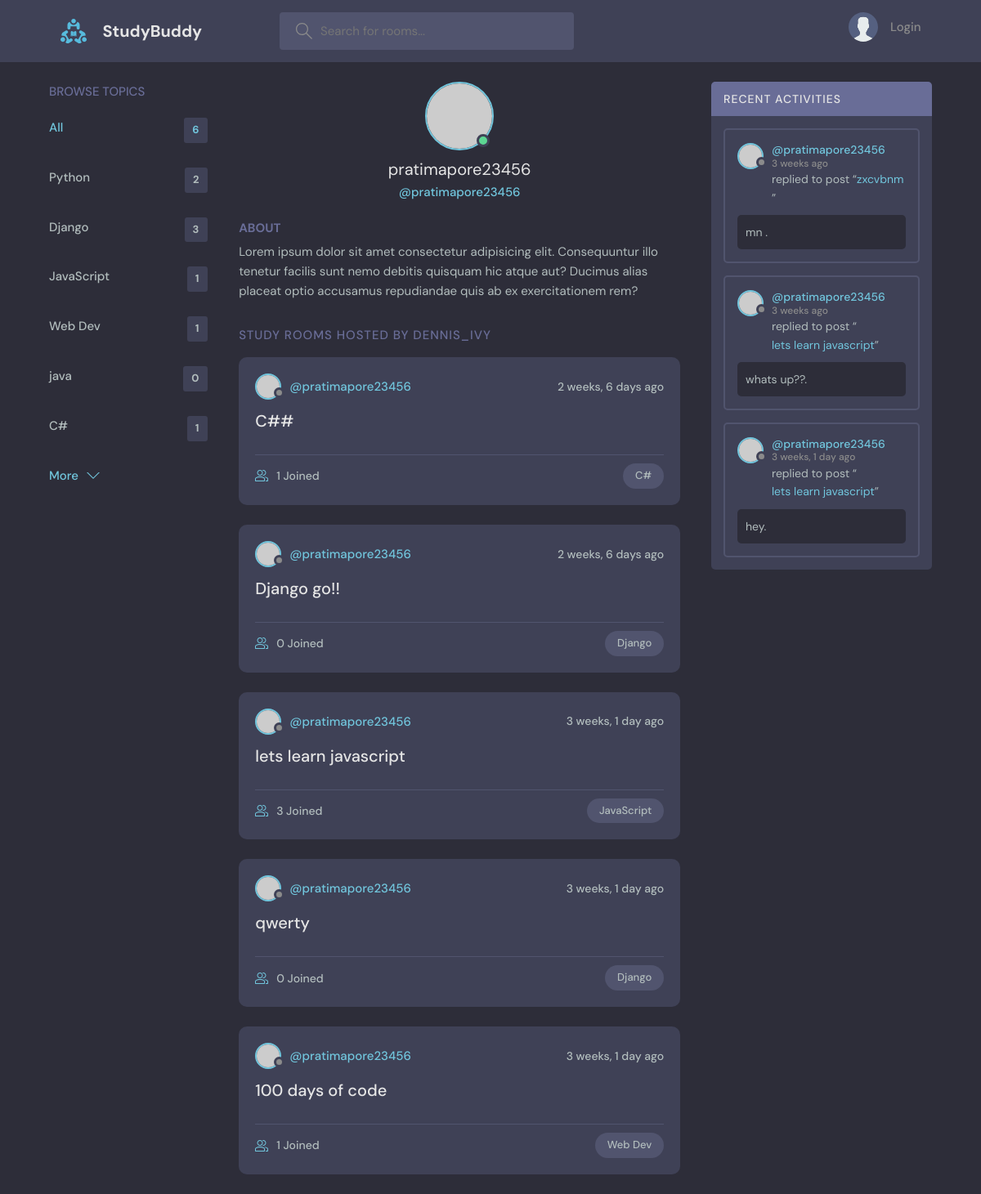
Page /profile/1/ on the committed database.
### base/models.py (models this page shows, shortened)
class Topic(models.Model):
    name = models.CharField(max_length=200)

class Room(models.Model):
    host = models.ForeignKey(User, on_delete=models.SET_NULL, null = True)
    topic = models.ForeignKey(Topic, on_delete=models.SET_NULL, null=True)
    name = models.CharField(max_length=200)
    description = models.TextField(null = True)
    participants = models.ManyToManyField(User, related_name='participants', blank=True)
    updated = models.DateTimeField(auto_now=True)
    created = models.DateTimeField(auto_now_add=True)
    class Meta:
        ordering = ["-updated", "-created"]

class Message(models.Model):
    user = models.ForeignKey(User, on_delete=models.CASCADE)    #sets a one(user) to many(messages) relation, when a user is deleted, the messages are deleted
    room = models.ForeignKey(Room, on_delete=models.CASCADE)  #sets a relation between message and room, cascade deletes all the messages if the room object is deleted
    body = models.TextField()   #force a user to write a message
    updated = models.DateTimeField(auto_now=True)
    created = models.DateTimeField(auto_now_add=True)
    class Meta:
        ordering = ["-updated", "-created"]

### base/views.py (the view)
# urls.py: path('profile/<str:pk>/', views.userProfile, name = "user-profile"),
def userProfile(request, pk):
    user = User.objects.get(id=pk)
    rooms = user.room_set.all()
    room_messages = user.message_set.all()
    topics = Topic.objects.all()
    context = {'user':user, 'rooms':rooms, 'room_messages':room_messages, 'topics':topics}
    return render(request, 'base/profile.html', context)

### base/templates/base/profile.html (shortened to what this page needs)
{% extends 'main.html' %}
{% block content %}
  <main class="profile-page layout layout--3">
    <div class="container">
      {% include 'base/topic_component.html' %}
      <div class="roomList">
        <div class="profile">
          <div class="profile__avatar">
            <div class="avatar avatar--large active">
              <img src="https://randomuser.me/api/portraits/men/11.jpg" />
            </div>
          </div>
          <div class="profile__info">
            <h3>{{user.username}}</h3>
            <p>@{{user.username}}</p>
          </div>
          <div class="profile__about">
            <h3>About</h3>
            <p>
              Lorem ipsum dolor sit amet consectetur adipisicing elit. Consequuntur illo tenetur
              facilis sunt nemo debitis quisquam hic atque aut? Ducimus alias placeat optio
              accusamus repudiandae quis ab ex exercitationem rem?
            </p>
          </div>
        </div>
        <div class="roomList__header">
          <div>
            <h2>Study Rooms Hosted by dennis_ivy</a>
            </h2>
          </div>
        </div>
        {% include 'base/feed_component.html' %}
      </div>
      {% include 'base/activity_component.html' %}
    </div>
  </main>
{% endblock %}

### templates/main.html (shortened to what this page needs)
<!DOCTYPE html>
{% load static %}
<html lang="en">
  <head>
    <link rel="stylesheet" href="{% static 'styles/style.css' %}" />
  </head>
  <body>
    {% include 'navbar.html' %}
    {% block content %}
        {% endblock %}
  </body>
</html>

### templates/navbar.html (shortened to what this page needs)
{% load static %}
<header class="header header--loggedIn">
      <div class="container">
        <a href="{% url 'home' %}" class="header__logo">
          <img src="{% static 'images/logo.svg' %}" />
          <h1>StudyBuddy</h1>
        </a>
        <form class="header__search" method="GET" action="{% url 'home' %}">
          <label>
            <input name="q" placeholder="Search for rooms..." />
          </label>
        </form>
        <nav class="header__menu">
          {% if request.user.is_authenticated %}
          <div class="header__user">
            <a href="{% url 'update-user' %}">
              <div class="avatar avatar--medium active">
                <img src="https://randomuser.me/api/portraits/men/37.jpg" />
              </div>
              <p>{{request.user.username}}<span>@{{request.user.username}}</span></p>
            </a>
            <button class="dropdown-button">
              <svg version="1.1" xmlns="http://www.w3.org/2000/svg" width="32" height="32" viewBox="0 0 32 32">
                <title>chevron-down</title>
                <path d="M16 21l-13-13h-3l16 16 16-16h-3l-13 13z"></path>
              </svg>
            </button>
          </div>
          {% else %}
          <a href="{% url 'login' %}">
            <img src="{% static 'images/avatar.svg' %}" />
            <p>Login</p>
          </a>
          {% endif %}
        </nav>
      </div>
    </header>

### base/templates/base/topic_component.html
<div class="topics">
          <div class="topics__header">
            <h2>Browse Topics</h2>
          </div>
          <ul class="topics__list">
            <li>
              <a href="{% url 'home' %}" class="active">All <span>{{topics.count}}</span></a>
            </li>
            {% for topic in topics %}
            <li>
                <a href="{% url 'home' %}?q={{topic.name}}">{{topic.name}}<span>{{topic.room_set.all.count}}</span></a>
            </li>
            {% endfor %}
          </ul>
          <a class="btn btn--link" href="{% url 'topics' %}">
            More
            <svg version="1.1" xmlns="http://www.w3.org/2000/svg" width="32" height="32" viewBox="0 0 32 32">
              <title>chevron-down</title>
              <path d="M16 21l-13-13h-3l16 16 16-16h-3l-13 13z"></path>
            </svg>
          </a>
        </div>

### base/templates/base/feed_component.html (shortened to what this page needs)
{% for room in rooms %}
<div class="roomListRoom">
            <div class="roomListRoom__header">
              <a href="{% url 'user-profile' room.host.id %}" class="roomListRoom__author">
                <div class="avatar avatar--small">
                  <img src="https://randomuser.me/api/portraits/women/11.jpg" />
                </div>
                <span>@{{room.host.username}}</span>
              </a>
              <div class="roomListRoom__actions">
                <span>{{room.created|timesince}} ago</span>
              </div>
            </div>
            <div class="roomListRoom__content">
              <a href="{% url 'room' room.id %}">{{room.name}}</a>
            </div>
            <div class="roomListRoom__meta">
              <a href="{% url 'room' room.id %}" class="roomListRoom__joined">
                {{room.participants.all.count}} Joined
              </a>
              <p class="roomListRoom__topic">{{room.topic.name}}</p>
            </div>
      </div>
{% endfor %}

### base/templates/base/activity_component.html (shortened to what this page needs)
<div class="activities">
          <div class="activities__header">
            <h2>Recent Activities</h2>
          </div>
            {% for message in room_messages %}
          <div class="activities__box">
            <div class="activities__boxHeader roomListRoom__header">
              <a href="{% url 'user-profile' message.user.id %}" class="roomListRoom__author">
                <div class="avatar avatar--small">
                  <img src="https://randomuser.me/api/portraits/women/11.jpg" />
                </div>
                <p>
                  @{{message.user.username}}
                  <span>{{message.created|timesince}} ago</span>
                </p>
              </a>
            </div>
            <div class="activities__boxContent">
              <p>replied to post “<a href="{% url 'room' message.room.id %}">{{message.room.name}}</a>”</p>
              <div class="activities__boxRoomContent">
                {{message.body}}.
              </div>
            </div>
          </div>
    {% endfor %}
        </div>

### rows in the picture
Topic: name "Python", room_set.all.count "2"
Topic: name "Django", room_set.all.count "3"
Topic: name "JavaScript", room_set.all.count "1"
Topic: name "Web Dev", room_set.all.count "1"
Topic: name "java", room_set.all.count "0"
Topic: name "C#", room_set.all.count "1"
Room: host.username "pratimapore23456", created "2 weeks, 6 days", name "C##", participants.all.count "1", topic.name "C#"
Room: host.username "pratimapore23456", created "2 weeks, 6 days", name "Django go!!", participants.all.count "0", topic.name "Django"
Room: host.username "pratimapore23456", created "3 weeks, 1 day", name "lets learn javascript", participants.all.count "3", topic.name "JavaScript"
Room: host.username "pratimapore23456", created "3 weeks, 1 day", name "qwerty", participants.all.count "0", topic.name "Django"
Room: host.username "pratimapore23456", created "3 weeks, 1 day", name "100 days of code", participants.all.count "1", topic.name "Web Dev"
Message: user.username "pratimapore23456", created "3 weeks", room.name "zxcvbnm", body "mn"
Message: user.username "pratimapore23456", created "3 weeks", room.name "lets learn javascript", body "whats up??"
Message: user.username "pratimapore23456", created "3 weeks, 1 day", room.name "lets learn javascript", body "hey"

### other values in the picture
{{ topics.count }} "6"
{{ user.username }} "pratimapore23456"
